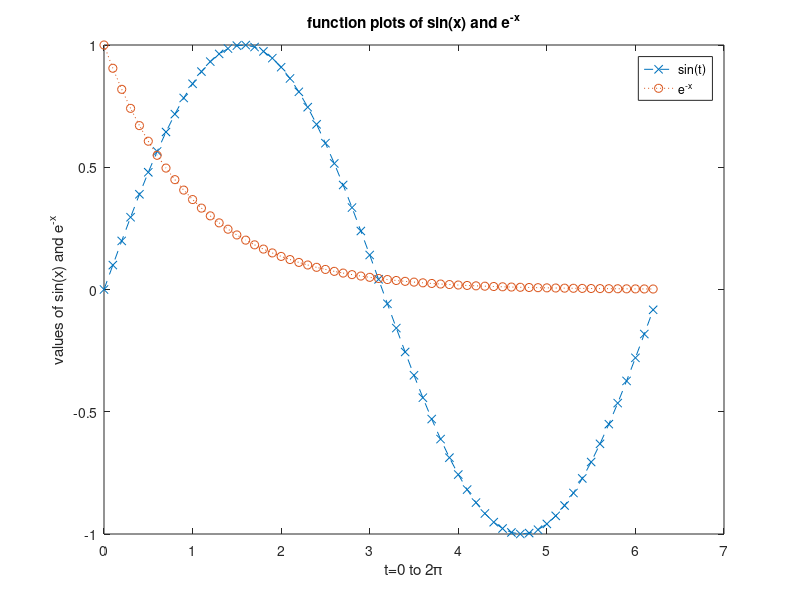

Source code (MATLAB):
x=0:0.1:2*pi;
y1=sin(x);
y2=exp(-x);
plot(x,y1,'--x',x,y2,':o');
xlabel('t=0 to 2\pi');
ylabel('values of sin(x) and e^{-x}');
title('function plots of sin(x) and e^{-x}');
legend ('sin(t)','e^{-x}');